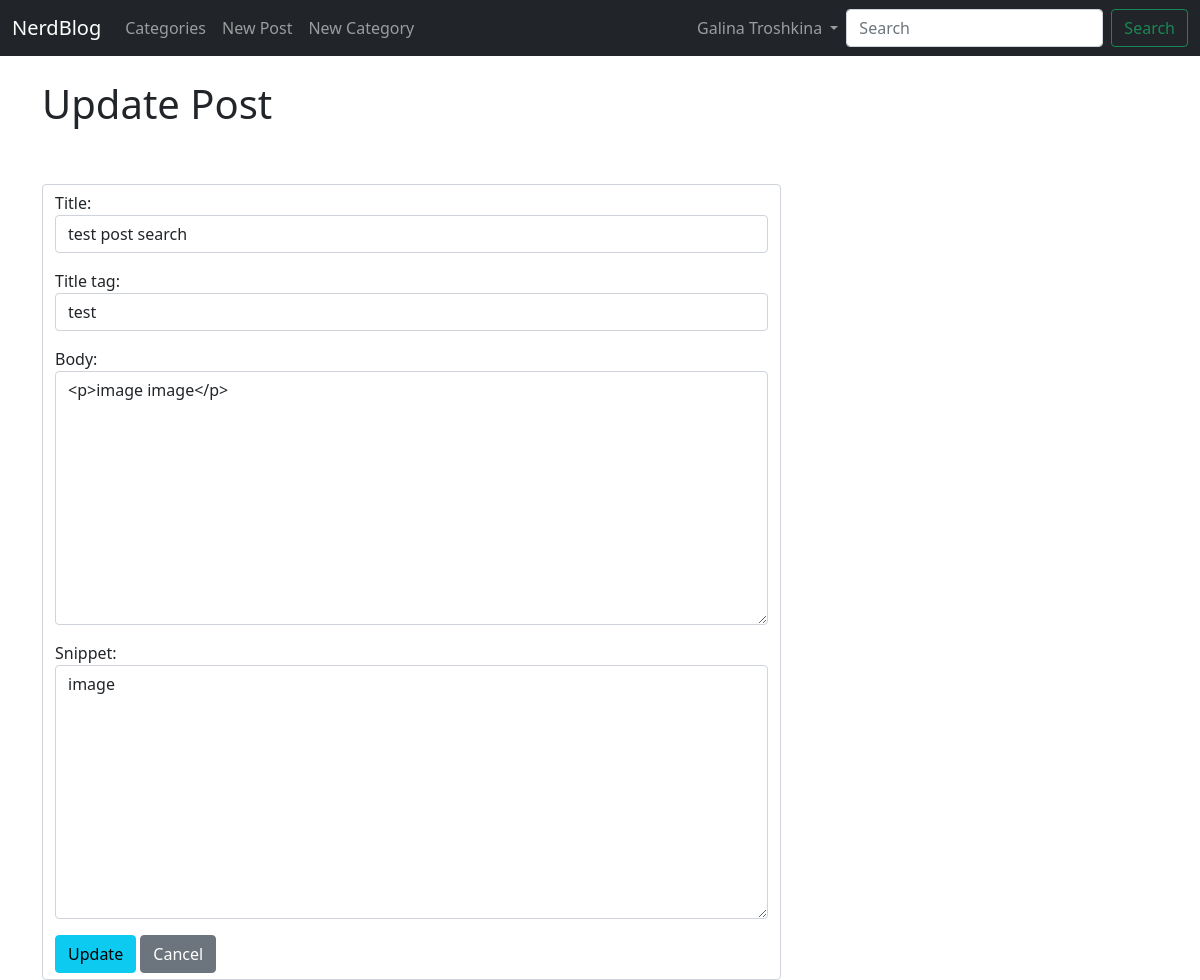
Page /article/edit/16 (signed in) on the committed database.
### myposts/models.py (models this page shows, shortened)
class Post(models.Model):
    title = models.CharField(max_length=255)
    header_image = models.ImageField(
        null=True, blank=True, upload_to='images/')
    title_tag = models.CharField(max_length=255)
    author = models.ForeignKey(User, on_delete=models.CASCADE)
    body = RichTextField(blank=True, null=True)
    pub_date = models.DateTimeField(auto_now_add=True)
    category = models.CharField(max_length=255, default='uncategorised')
    likes = models.ManyToManyField(User, related_name='blog_posts')
    snippet = models.CharField(max_length=255)

### myposts/views.py (the view)
class UpdatePostView(UpdateView):
    model = Post
    form_class = EditForm
    template_name = 'update_post.html'

### myposts/forms.py
class EditForm(forms.ModelForm):
    class Meta:
        model = Post
        fields = ('title', 'title_tag', 'body', 'snippet')
        widgets = {
            'title': forms.TextInput(attrs={
                'class': 'form-control'}),
            'title_tag': forms.TextInput(attrs={
                'class': 'form-control'}),
            'body': forms.Textarea(attrs={
                'class': 'form-control'}),
            'snippet': forms.Textarea(attrs={
                'class': 'form-control'}),
        }

### myposts/templates/update_post.html (shortened to what this page needs)
{% extends 'base.html' %}
{% block content %}
{% if user.is_authenticated %}
{% if user.id == post.author.id %}
    <h1>Update Post</h1>
    <br /><br />
    <div class="row g-3">
        <div class="col-8">
            <div class="form-control">
                <form method="POST">
                    {{ form.as_p }}
                    <div class="d-grid gap-2 d-md-block">
                        <button class='btn btn-info'>Update</button>
                        <a href="{% url 'home' %}" class="btn btn-secondary">Cancel</a><br />
                    </div>
                        {% else %}
                            You're not allowed here! (And you know it...)
                        {% endif %}
                    {% else%}
                    You're not allowed here! (And you know it...)
                    {% endif %}
            </div>
        </div>
    </div>
{% endblock %}

### myposts/templates/base.html (shortened to what this page needs)
<!doctype html>
<html lang="en">
  <head>
    <link href="https://cdn.jsdelivr.net/npm/bootstrap@5.0.0-beta3/dist/css/bootstrap.min.css" rel="stylesheet">
  </head>
  <body>
    <nav class="navbar navbar-expand-lg navbar-dark bg-dark">
        <div class="container-fluid">
          <a class="navbar-brand" href="{% url 'home' %}">NerdBlog</a>
          <div class="collapse navbar-collapse" id="navbarSupportedContent">
            <ul class="navbar-nav me-auto mb-2 mb-lg-0">
              {% if cat_menu %}
              <li class="nav-item dropdown">
                <a class="nav-link dropdown-toggle" href="#" id="navbarDropdown" role="button" data-bs-toggle="dropdown" aria-expanded="false">
                  Categories
                </a>
                <ul class="dropdown-menu" aria-labelledby="navbarDropdown">
                  {% for item in cat_menu %}
                  <a class="dropdown-item" href="{% url 'category' item|slugify %}">{{ item }}</a>
                  {% endfor %}
                </ul>
              </li>
              {% else %}
              <li class="nav-item">
                <a class="nav-link" href="{% url 'category-list' %}">Categories</a>
              </li>
              {% endif %}
              {% if user.is_authenticated %}
              <li class="nav-item">
                <a class="nav-link" href="{% url 'add_post' %}">New Post</a>
              </li>
              <li class="nav-item">
                <a class="nav-link" href="{% url 'add_category' %}">New Category</a>
              </li>
              {% endif %}
            </ul>
            {% if user.is_authenticated %}
              <ul class="navbar-nav ml-auto mb-2 mb-lg-0">
                <li class="nav-item dropdown">
                  <a class="nav-link dropdown-toggle" href="#" id="navbarDropdown" role="button" data-bs-toggle="dropdown" aria-expanded="false">
                    {{ user.first_name }}
                    {{ user.last_name }}
                  </a>
                </li>
              </ul>
            {% endif %}
            <form class="d-flex" method="POST" action="{% url 'search' %}">
              <input class="form-control me-2" type="search" placeholder="Search" aria-label="Search" name="searched">
              <button class="btn btn-outline-success" type="submit">Search</button>
            </form>
          </div>
        </div>
      </nav>
    <br />
    <div class="container">
    {% block content %}
    {% endblock %}
    </div>
  </body>
</html>

### rows in the picture
Post: title "test post search", title_tag "test", body "<p>image image</p>", snippet "image"

### other values in the picture
{{ user.first_name }} "Galina"
{{ user.last_name }} "Troshkina"
